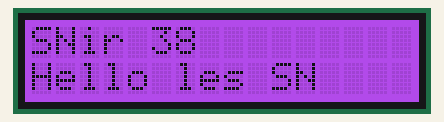
A sketch run on a simulated Arduino Uno, built with avr-gcc and run on an emulated ATmega328P. Shown: 16×2 character LCD. Random numbers use the default seed unless the sketch sets one.

Above: at 0.1 s.
At 4.2 s:
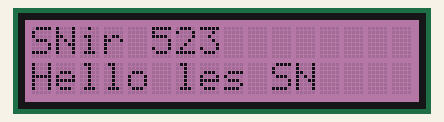
At 9.3 s:
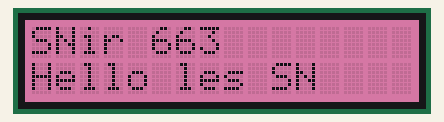
At 19.5 s:
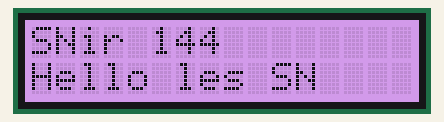
At 28.7 s:
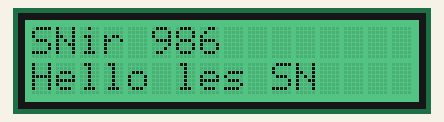
At 38.9 s:
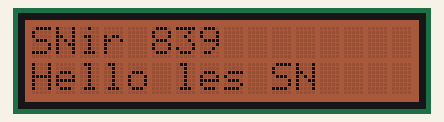

The sketch:

lcd.ino
```cpp
/*------------- Démo Afficheur 2 lignes Grove ---------*/
#include <Wire.h>
#include "rgb_lcd.h"

rgb_lcd lcd;
char message[20]="SNir "; // taille max 20 caracteres

void setup(){
    Wire.begin();
    lcd.begin(16, 2);
}//END setup()

void loop(){
  //---- un peu de couleur
	lcd.setRGB(random(255),random(255),random(255));

  //---- ecrire sur la premiere ligne
	lcd.setCursor(0, 0);
	lcd.print(message);
	lcd.print(random(255));

  //---- ecrire sur la deuxieme ligne
	lcd.setCursor(0, 1);
	lcd.print("Hello les SN");
	delay(1000);
}//END loop()
```

Measured:
- what the display in image 1 shows lasts 1.0 s, from 4.2 s to 5.2 s
